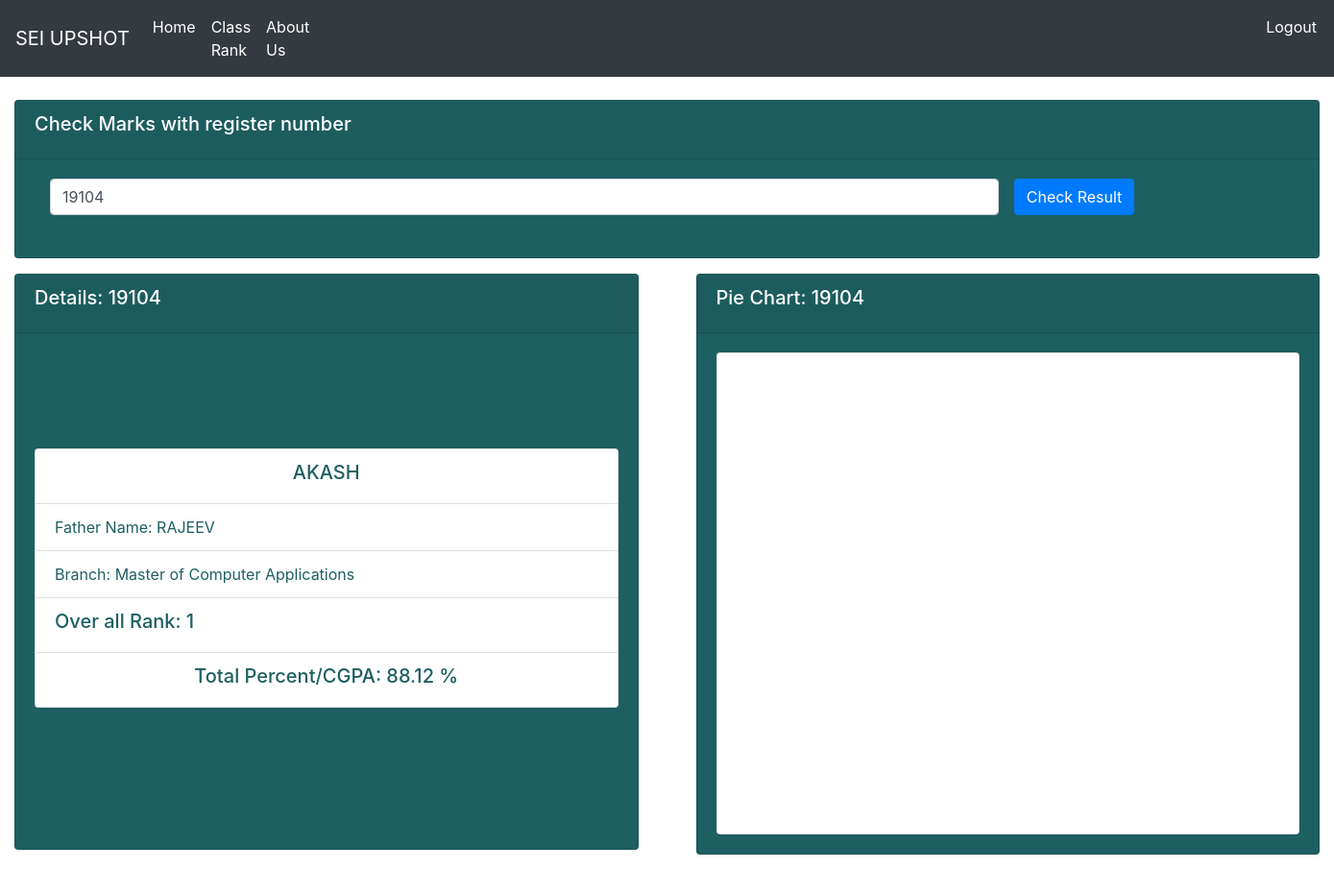
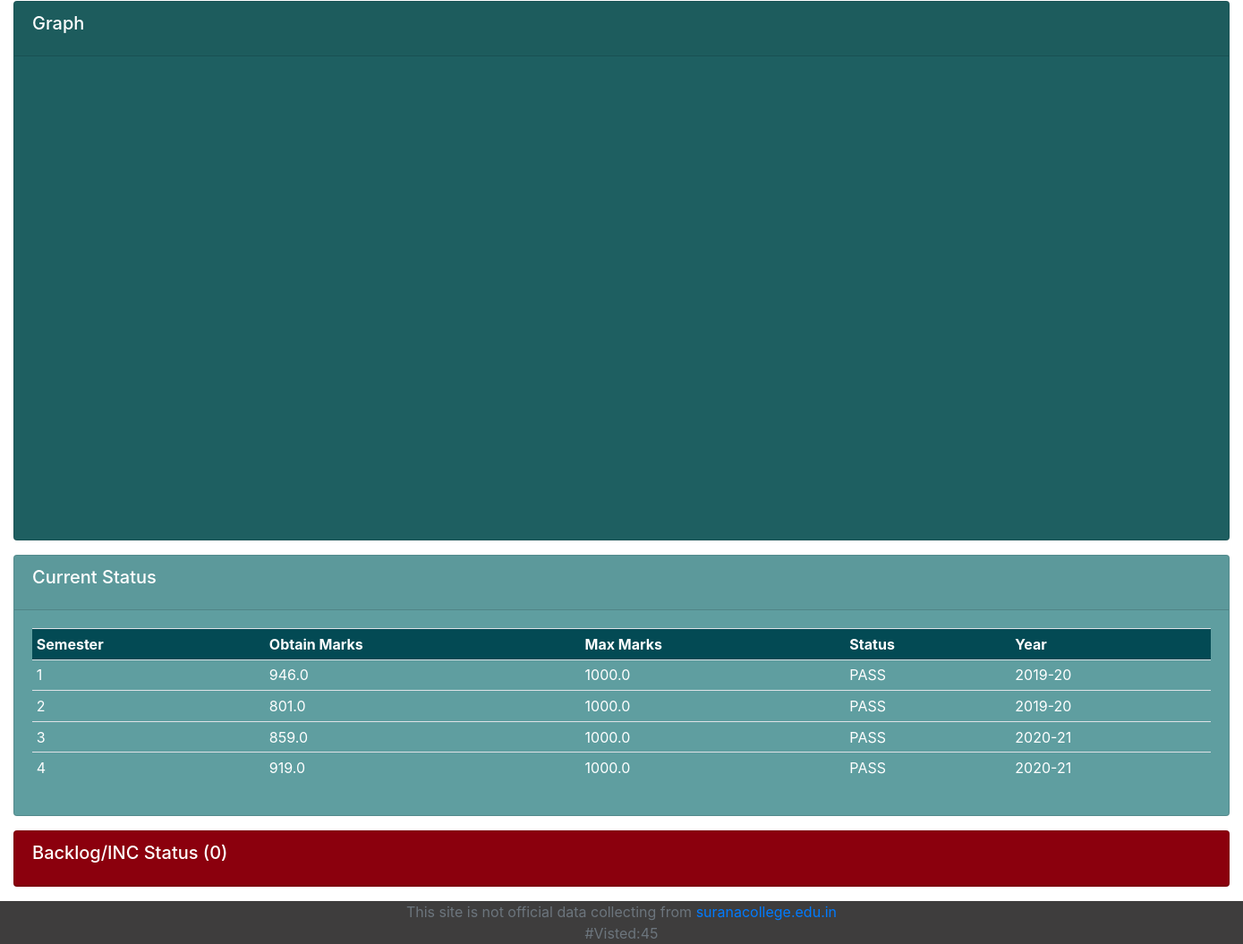
Screenshot of /fullResult/19104 with the database file from the repository (2 pictures, top to bottom).
### resultApp/models.py (models this page shows, shortened)
class Student(models.Model):
	roll=models.CharField(max_length=20,primary_key=True)
	name=models.CharField(max_length=30)
	fname=models.CharField(max_length=30)
	course=models.CharField(max_length=30)

class Marks(models.Model):
	roll=models.CharField(max_length=20)
	semester=models.CharField(max_length=20)
	year_of_result=models.CharField(max_length=20)
	obtain_marks=models.FloatField(default=0)
	total_marks=models.FloatField(default=10.0)
	status=models.CharField(max_length=20)
	carry_over_status=models.IntegerField()
	dinank=models.DateTimeField(default=timezone.now)
	def __str__(self):
		return self.roll
	class Meta:
		unique_together = ('roll', 'semester',)

### resultApp/views.py (the view, shortened to what this page needs)
# urls.py: path('fullResult', views.fullResult ,name='fullResult') ,
def fullResult(request, rolln=''):
	msg=''
	studentDetail = ''
	pieData = ''
	rollOrName = ''
	lineData= []
	rank='NA'
	if request.method=='POST' or rolln!='':
		if rolln!='':
			rollOrName = rolln
		else:rollOrName=request.POST.get('rollOrName','')
		try:
			studentDetail=  Student.objects.get(roll=rollOrName)
			if len(rollOrName)==6:
				batch = int(rollOrName[0:2])-1
				branch = int(rollOrName[3])
			else:
				batch = int(rollOrName[0:2])
				branch = int(rollOrName[2])
			allMrakWithRankSorted = getOverAllRank(batch,branch)
			for idx,vlu in enumerate(allMrakWithRankSorted):
				if vlu[0]==rollOrName:rank = idx+1
		except:
			msg="Student {} not exist".format(rollOrName)
		pieData = getAllMarks(rollOrName)
		flag=1
		try:
			allSem = Marks.objects.filter(roll=rollOrName)
			percent = 0
			year = '2019'
			for i in allSem:
				if rollOrName not in rollNoGenerator( int(year[2::]))  :
					percent+=i.obtain_marks
				else:
					percent += i.obtain_marks/i.total_marks
					flag=0
					print("--------------------")
				if len(i.semester)==1 and rollOrName  in rollNoGenerator(int(year[2::])-4):
					lineData.append({'y':i.obtain_marks*2,'label': "* Semester "+i.semester})
				else:
					lineData.append({'y':i.obtain_marks,'label': "Semester "+i.semester})
			percent /=len(allSem)
			print('--->',percent)
			if flag:
				percent = str(round(percent*10/100,2))+'%'
			else:
				percent = str(round(percent*100,2) )+' %'
			print('percent',percent)
		except:
			print("Except2")
		try:
			backlogData = Carryover.objects.filter(roll=rollOrName)
		except:
			print("Except3")
		print('hekkko',allSem)
	context = {
		'percent':percent,
		'msg':msg,
		'studentDetail':studentDetail,
		'pieData':pieData,
		'allSem':allSem,
		'backlogData':backlogData,
		'totalBackLog':'('+str(len(backlogData))+')',
		'visit':countVisitor(),
		'lineData':lineData,
		'rank':rank
	}
	return render(request,'fullResult.html',context)

### resultApp/views.py (called while the page is built)
def countVisitor():
	visitUpdate = Visitor(count=1)
	visitUpdate.save()
	return Visitor.objects.all().count()

def rollNoGenerator(year):
	year=str(year)
	lateral_code='8'
	course_code=['1','2','3']
	linear=62
	lateral=12
	def rollconvert(param):
		if param<10:k='0'+str(param)
		else:k=str(param)
		return str(k)
	roll=[]
	for h in course_code:
		for i in range(1,linear+1):roll.append(year+h+rollconvert(i))
		year=str(int(year)+1)
		for i in range(1,lateral+1):roll.append(year+lateral_code+h+rollconvert(i))
		year=str(int(year)-1)
	return roll

def getAllMarks(roll):
	print(roll)
	allSemMarks = Marks.objects.filter(roll=roll)
	pieData = []
	for i in allSemMarks:
		pieData.append({ 'y': i.obtain_marks, 'name': 'Semester('+i.semester+')' })
		print('sjs',i.obtain_marks)
	return pieData

def getOverAllRank(batch,branch):
	allRoll = rollNoGenerator(batch)[(branch-1)*74 :branch*74]
	DataBase = Marks.objects.filter(roll__in=allRoll)
	allMark= dfd(list)
	for i in DataBase:
		allMark[i.roll].append(round(i.obtain_marks/i.total_marks,3))
	allMrakWithRank= dfd(float)
	for i in allMark:
		allMrakWithRank[i]= round(sum(allMark[i])/len(allMark[i]),5)
	allMrakWithRankSorted = sorted(allMrakWithRank.items(), key= lambda x :x[1], reverse=True)
	return allMrakWithRankSorted

### resultApp/templates/fullResult.html (shortened to what this page needs)
{%    extends 'main.html'    %}
{%  block content  %}
<div class="row">
	<div class="col">
		<div class="col-md">
			<div class="card text-cetnter text-white mb-3" id="orders-delivered" style="background: #1e5f61;">
				<div class="card-header">
					<h5  class="card-title">Check Marks with register number </h5>
				</div>
				<div class="card-body" >
				<form class="form-inline" method="post" action="../fullResult">
				  <div class="form-group mx-sm-3 mb-2" style="width: 75%">
				    <input type="number" class="form-control" value='{{studentDetail.roll}}' id="inputPassword2" name="rollOrName" placeholder="Enter the register number....!" style="width: 100%">
				  </div>
				  <button type="submit" class="btn btn-primary mb-2">Check Result</button>
				</form>
				</div>
			</div>
		</div>
	</div>
</div>
<div class="row">
	<div class="col">
		<div class="col-md">
			<div class="card text-cetnter text-white mb-3" id="orders-delivered" style="background: #1e5f61;height: 600px">
				<div class="card-header">
					<h5  class="card-title">Details: {{studentDetail.roll}}</h5>
				</div>
				<div class="card-body" >
				<div class="card" style="width: 100%; margin-top: 100px">
				  <ul class="list-group list-group-flush" style="color:#1e5f61">
				    <li class="list-group-item"><h5 style="text-align: center;">{{studentDetail.name}}</h5></li>
				    <li class="list-group-item">Father Name: {{studentDetail.fname}}</li>
				    <li class="list-group-item">Branch: {{studentDetail.course}}</li>
				    <li class="list-group-item"><h5 >Over all Rank: {{rank}}</h5></li>
				    <li class="list-group-item"><h5 style="text-align: center;">Total Percent/CGPA: {{percent}}</h5></li>
				  </ul>
				</div>
				</div>
			</div>
		</div>
	</div>
	<div class="col">
		<div class="col-md-12">
			<div class="card text-cetnter text-white mb-3" id="orders-delivered" style="background: #1e5f61;">
				<div class="card-header">
					<h5  class="card-title">Pie Chart: {{studentDetail.roll}}</h5>
				</div>
				<div class="card-body" >
				<div class="card" style="width: 100%;">
				  {% include 'totalPie.html'  %}
				</div>
			</div>
		</div>
	</div>
</div>
</div>
<div class="row">
	<div class="col">
		<div class="col-md">
			<div class="card text-cetnter text-white mb-3" id="orders-delivered" style="background: #1e5f61;">
				<div class="card-header">
					<h5  class="card-title">Graph</h5>
				</div>
				<div class="card-body"  >
					{%  include 'lineGraph.html' %}
				</div>
				</div>
			</div>
		</div>
	</div>
<div class="row" >
	<div class="col">
		<div class="col-md">
			<div class="card text-cetnter text-white mb-3" id="orders-pending" style="background: cadetblue;cursor: pointer;">
				<div class="card-header" >
					<h5  class="card-title">Current Status</h5>
				</div>
				<div class="card-body" id="myDIV" >
					<table class="table table-sm">
						<tr class="table" style="background: #034a54">
							<th>Semester</th>
							<th>Obtain Marks</th>
							<th>Max Marks</th>
							<th>Status</th>
							<th>Year</th>
						</tr>
						{% for i in allSem %}
						<tr>
							<td>{{ i.semester }}</td>
							<td>{{ i.obtain_marks }}</td>
							<td>{{ i.total_marks }}</td>
							<td>{{ i.status }}</td>
							<td>{{ i.year_of_result }}</td>
						</tr>
						{% endfor %}
					</table>
				</div>
			</div>
		</div>
	</div>
</div>
<div class="row" >
	<div class="col">
		<div class="col-md">
			<div class="card text-cetnter text-white mb-3" id="orders-pending" style="background: #90000e;cursor: pointer;">
				<div class="card-header" onclick= "document.getElementById('myDIV1').style.display = 'block';">
					<h5  class="card-title">Backlog/INC Status {{totalBackLog}}</h5>
				</div>
			</div>
		</div>
	</div>
</div>
{% endblock  %}

### rows the page displays
Student: rollOrName "19104", roll "19104", name "AKASH", fname "RAJEEV", course "Master of Computer Applications"
Marks: semester "1", obtain_marks "946.0", total_marks "1000.0", status "PASS", year_of_result "2019-20"
Marks: semester "2", obtain_marks "801.0", total_marks "1000.0", status "PASS", year_of_result "2019-20"
Marks: semester "3", obtain_marks "859.0", total_marks "1000.0", status "PASS", year_of_result "2020-21"
Marks: semester "4", obtain_marks "919.0", total_marks "1000.0", status "PASS", year_of_result "2020-21"

### other values shown
{{ rank }} "1"
{{ percent }} "88.12 %"
{{ totalBackLog }} "(0)"
{{ visit }} "45"
